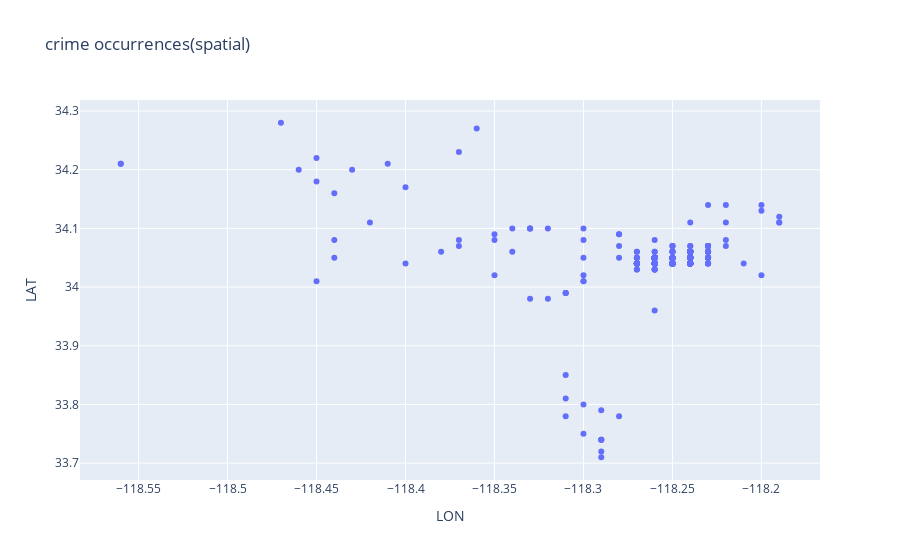

The notebook cell saved with this chart:
### Markdown cell above
5. Spatial Analysis: Visualize Crime Hotspots on a Map.

### Code cell
#using matplotlib
plt.figure(figsize=(10,8))
plt.scatter(df['LON'], df['LAT'], s=15, alpha=0.5, c='blue')
plt.xlabel('Longitude')
plt.ylabel('Latitude')
plt.title('crime occurrences')
plt.grid(True)
plt.show()

#using plotly.express
#create scatter plot
fig = px.scatter(df, x='LON', y='LAT', title='crime occurrences(spatial)')
fig.show()

### Figure 1 — Plotly figure (JSON) as saved in the notebook; plotly's stock layout.template omitted (floating-point values rounded to 4 significant figures; data arrays with more than 128 entries replaced by an {"elided": "..."} marker saying what was removed)
{"data": [{"hovertemplate": "LON=%{x}<br>LAT=%{y}<extra></extra>", "legendgroup": "", "marker": {"color": "#636efa", "symbol": "circle"}, "mode": "markers", "name": "", "orientation": "v", "showlegend": false, "type": "scatter", "x": {"elided": "499 float values"}, "xaxis": "x", "y": {"elided": "499 float values"}, "yaxis": "y"}], "layout": {"autosize": true, "legend": {"tracegroupgap": 0}, "title": {"text": "crime occurrences(spatial)"}, "xaxis": {"anchor": "y", "autorange": true, "domain": [0, 1], "range": [-118.6, -118.2], "title": {"text": "LON"}, "type": "linear"}, "yaxis": {"anchor": "x", "autorange": true, "domain": [0, 1], "range": [33.66, 34.33], "title": {"text": "LAT"}, "type": "linear"}}}
